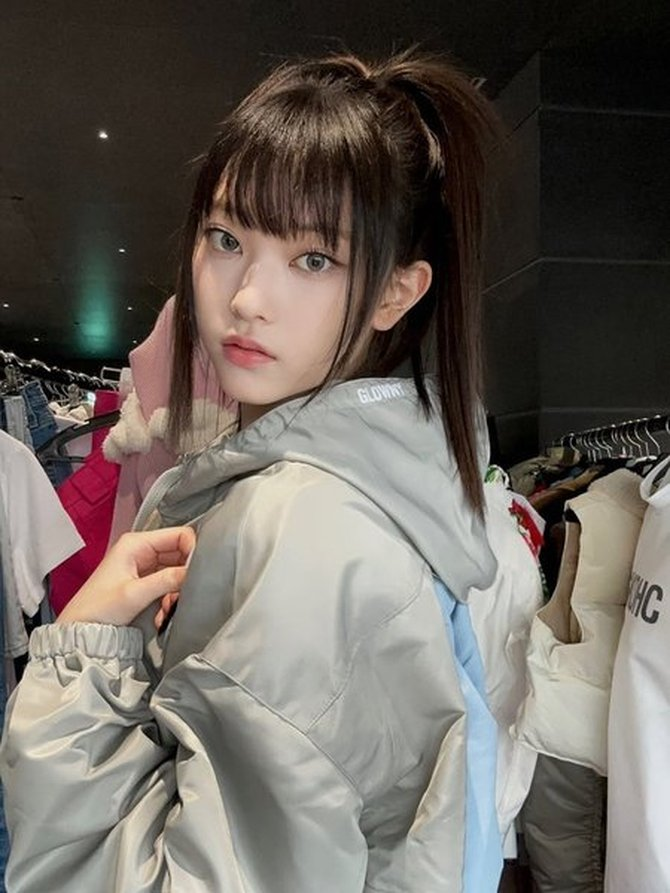
#> input picture 11_Assignment/haerin.jpg, 670 x 893 px
$ python task_2.py
#> lines starting #> are read from the running program, lines starting #| are printed output that depends on the picture; after the words box and inside, x2 and y2 are one past the last pixel; in counts of white or black regions, pixels touching at a corner belong together
# Mengubah Citra warna menjadi citra grayscale dan citra biner

import cv2

image = cv2.imread('haerin.jpg')
#> image is the input picture: shape (893, 670, 3); mean B, G, R 92.6, 99.1, 105.9
resized = cv2.resize(image, None, fx=0.5, fy=0.5)

grayscale_image = cv2.cvtColor(resized, cv2.COLOR_BGR2GRAY)
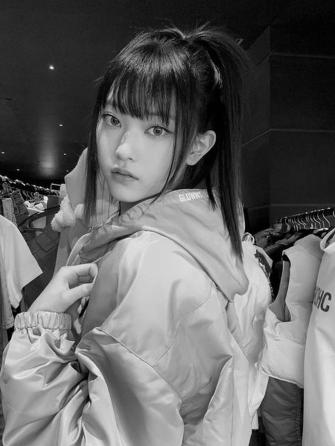
#> grayscale_image: shape (446, 335); min 0, max 242, mean 100.5
binary_image = cv2.threshold(grayscale_image, 127, 255, cv2.THRESH_BINARY)[1]
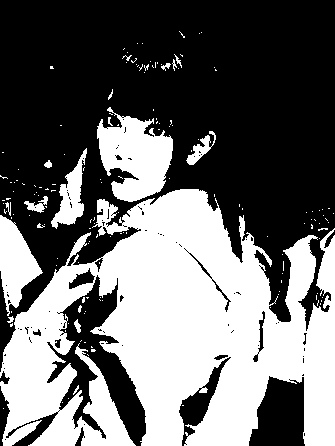
#> binary_image: shape (446, 335); 42.2% white; 156 white regions (137 under 20 px), largest, box (x1, y1, x2, y2) and area: (0, 189, 335, 446) 53905, (97, 107, 173, 202) 4392, (0, 215, 43, 316) 2270

cv2.imwrite('./out_file/grayscaleImage_TASK_2.jpg', grayscale_image)
cv2.imwrite('./out_file/BinaryImage_TASK_2.jpg', binary_image)

cv2.imshow("Grayscale Image", grayscale_image)
cv2.imshow('Binary Image', binary_image)
cv2.waitKey(0)

$ run again, with 11_Assignment/1.jpg copied over 11_Assignment/haerin.jpg
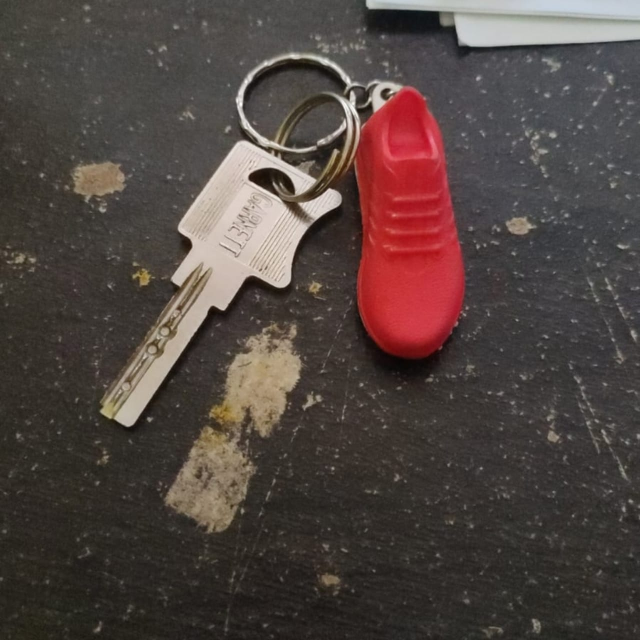
#> input picture 11_Assignment/1.jpg, 1280 x 1280 px (shown at 1/2 size)
#> image is the input picture: shape (1280, 1280, 3); mean B, G, R 64.7, 68.6, 80.8
#> `grayscale_image = cv2.cvtColor(resized, cv2.COLOR_BGR2GRAY)`:
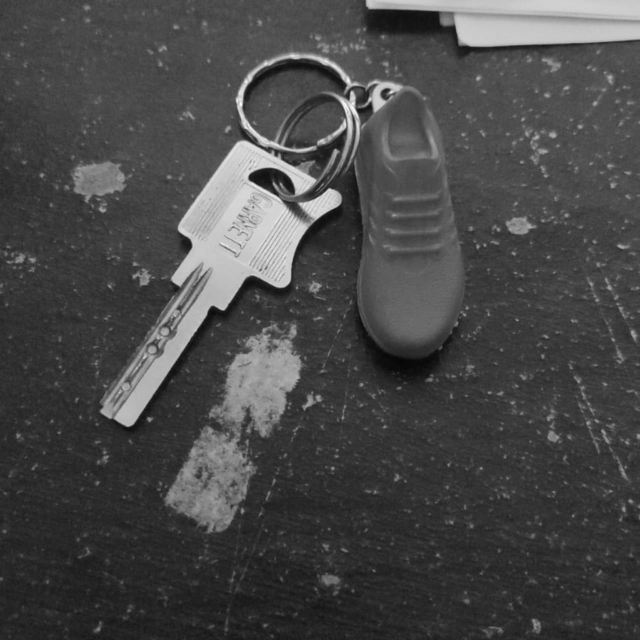
#> grayscale_image: shape (640, 640); min 5, max 250, mean 71.9
#> `binary_image = cv2.threshold(grayscale_image, 127, 255, cv2.THRESH_BIN..`:
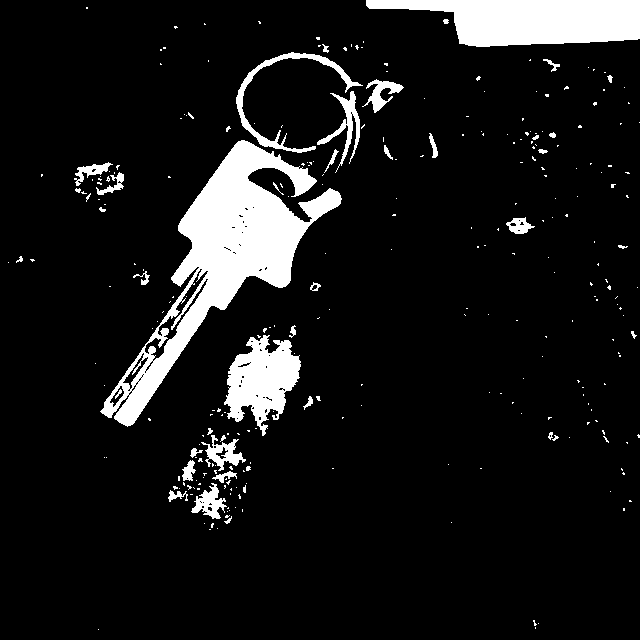
#> binary_image: shape (640, 640); 9.5% white; 286 white regions (245 under 20 px), largest, box (x1, y1, x2, y2) and area: (100, 140, 342, 427) 18226, (366, 0, 640, 47) 8927, (224, 335, 301, 436) 4378
